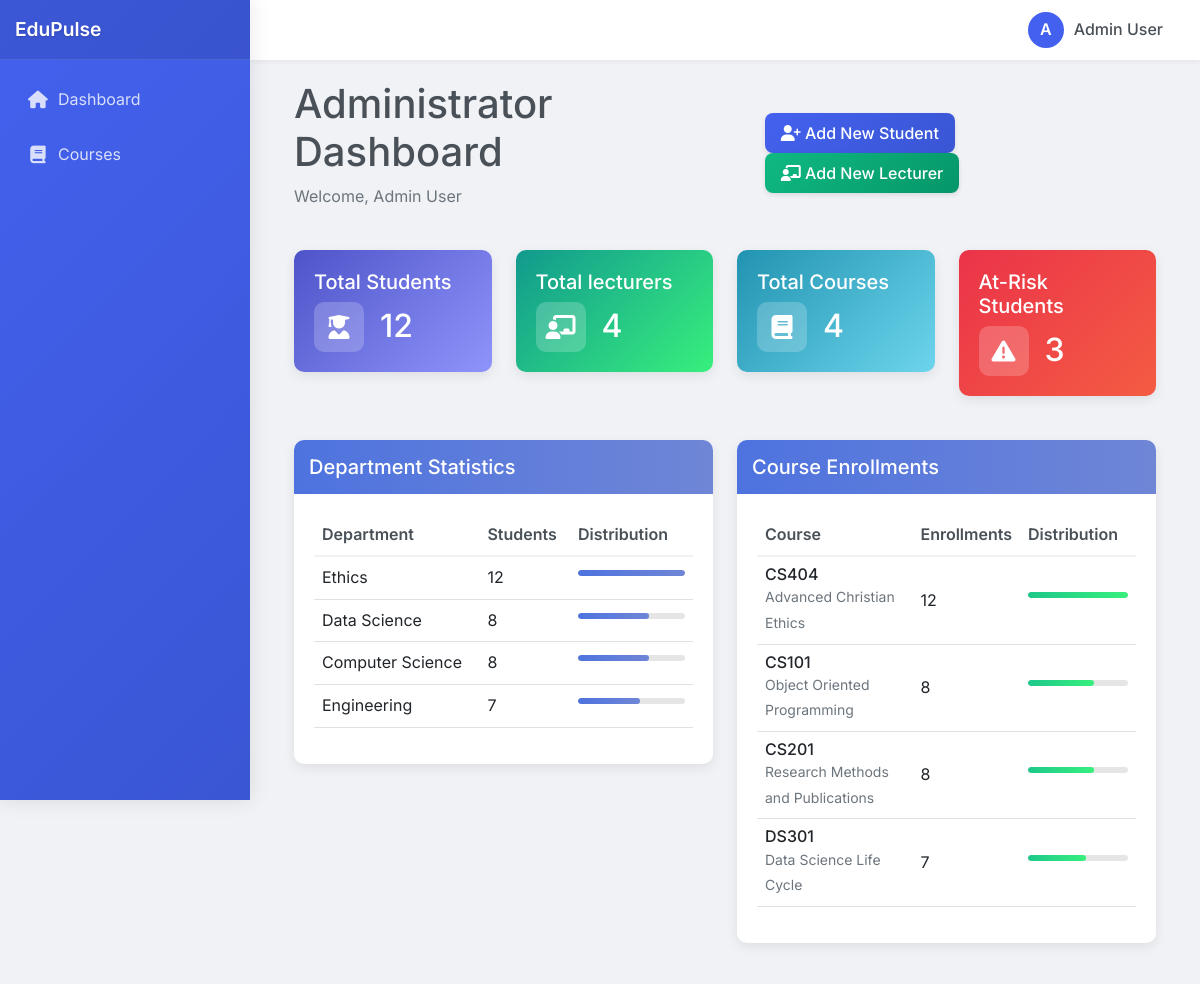
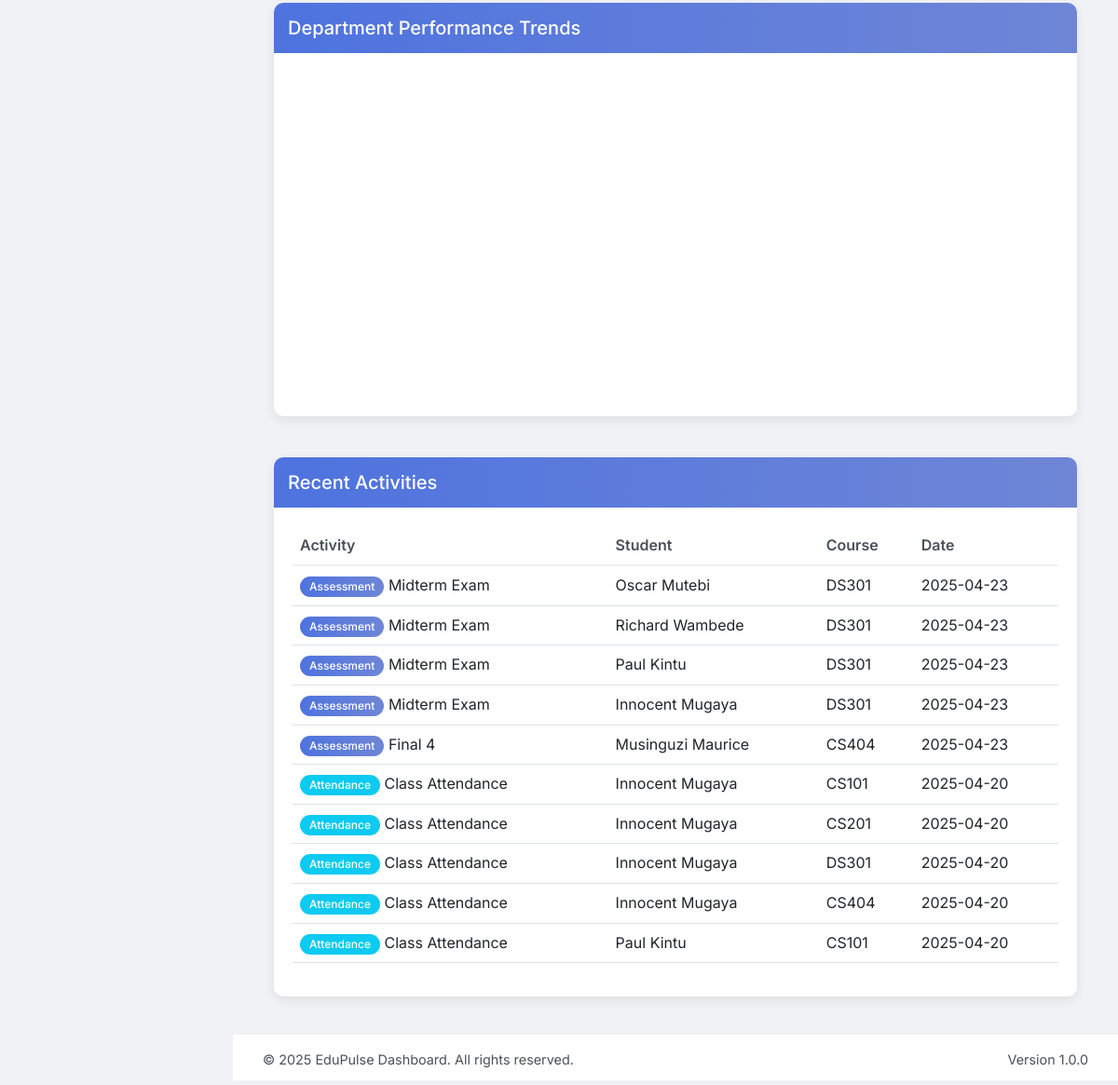
/admin_dashboard (signed in), run on the app's committed database (2 pictures, top to bottom).
### tables this page shows
CREATE TABLE lecturers (
            id INTEGER PRIMARY KEY AUTOINCREMENT,
            name TEXT NOT NULL,
            email TEXT UNIQUE NOT NULL,
            department TEXT
        , specialization TEXT);

CREATE TABLE "courses" (
            id INTEGER PRIMARY KEY AUTOINCREMENT,
            course_code TEXT UNIQUE NOT NULL,
            title TEXT NOT NULL,
            lecturer_id INTEGER,
            semester TEXT,
            year INTEGER,
            FOREIGN KEY (lecturer_id) REFERENCES lecturers (id)
        );

CREATE TABLE assessments (
            id INTEGER PRIMARY KEY AUTOINCREMENT,
            course_id INTEGER,
            name TEXT NOT NULL,
            type TEXT NOT NULL,
            max_points INTEGER,
            weight REAL,
            due_date TEXT,
            FOREIGN KEY (course_id) REFERENCES courses (id)
        );

CREATE TABLE students (
            id INTEGER PRIMARY KEY AUTOINCREMENT,
            name TEXT NOT NULL,
            email TEXT UNIQUE NOT NULL,
            enrollment_date TEXT,
            department TEXT
        , program TEXT, course TEXT);

CREATE TABLE attendance (
            student_id INTEGER,
            course_id INTEGER,
            date TEXT,
            status TEXT,
            PRIMARY KEY (student_id, course_id, date),
            FOREIGN KEY (student_id) REFERENCES students (id),
            FOREIGN KEY (course_id) REFERENCES courses (id)
        );

### app.py (the view)
@app.route('/admin_dashboard')
def admin_dashboard():
    if 'user_id' not in session or session['user_type'] != 'admin':
        return redirect(url_for('admin_login'))
    conn = get_db_connection()
    stats = {
        'total_students': conn.execute('SELECT COUNT(*) as count FROM students').fetchone()['count'],
        'total_lecturers': conn.execute('SELECT COUNT(*) as count FROM lecturers').fetchone()['count'],
        'total_courses': conn.execute('SELECT COUNT(*) as count FROM courses').fetchone()['count'],
        'total_enrollments': conn.execute('SELECT COUNT(*) as count FROM enrollments').fetchone()['count'],
        'total_assessments': conn.execute('SELECT COUNT(*) as count FROM assessments').fetchone()['count'],
        'total_messages': conn.execute('SELECT COUNT(*) as count FROM messages').fetchone()['count'],
        'at_risk_students': conn.execute('''
            SELECT COUNT(DISTINCT s.id) FROM students s
            JOIN marks m ON s.id = m.student_id
            JOIN assessments a ON m.assessment_id = a.id
            WHERE m.score < (a.max_points * 0.5)
        ''').fetchone()['COUNT(DISTINCT s.id)']
    }
    recent_assessments = conn.execute('''
        SELECT
            'assessment' as type,
            a.name as name,
            s.name as student_name,
            c.course_code as course_code,
            date('now') as date
        FROM marks m
        JOIN assessments a ON m.assessment_id = a.id
        JOIN students s ON m.student_id = s.id
        JOIN courses c ON a.course_id = c.id
        ORDER BY m.id DESC
        LIMIT 5
    ''').fetchall()
    recent_attendance = conn.execute('''
        SELECT
            'attendance' as type,
            'Class Attendance' as name,
            s.name as student_name,
            c.course_code as course_code,
            a.date as date
        FROM attendance a
        JOIN students s ON a.student_id = s.id
        JOIN courses c ON a.course_id = c.id
        ORDER BY a.date DESC
        LIMIT 5
    ''').fetchall()
    recent_activities = []
    for activity in recent_assessments:
        recent_activities.append(dict(activity))
    for activity in recent_attendance:
        recent_activities.append(dict(activity))
    recent_activities = sorted(recent_activities, key=lambda x: x['date'], reverse=True)[:10]
    departments = conn.execute('''
        SELECT l.department, COUNT(DISTINCT s.id) as student_count
        FROM students s
        JOIN enrollments e ON s.id = e.student_id
        JOIN courses c ON e.course_id = c.id
        JOIN lecturers l ON c.lecturer_id = l.id
        GROUP BY l.department
        ORDER BY student_count DESC
    ''').fetchall()
    course_enrollments = conn.execute('''
        SELECT c.id, c.course_code, c.title,
               COUNT(e.student_id) as enrollment_count
        FROM courses c
        LEFT JOIN enrollments e ON c.id = e.course_id
        GROUP BY c.id
        ORDER BY enrollment_count DESC
        LIMIT 10
    ''').fetchall()
    students = conn.execute('SELECT id, name, email, program FROM students').fetchall()
    lecturers = conn.execute('SELECT id, name, email, department FROM lecturers').fetchall()
    courses = conn.execute('''
        SELECT c.id, c.course_code, c.title, c.semester, c.year,
               l.name as lecturer_name,
               (SELECT COUNT(*) FROM enrollments WHERE course_id = c.id) as enrollment_count
        FROM courses c
        JOIN lecturers l ON c.lecturer_id = l.id
        ORDER BY c.year DESC, c.semester, c.course_code
    ''').fetchall()
    months = ['Jan', 'Feb', 'Mar', 'Apr', 'May', 'Jun']
    performance_trend_data = [
        {
            'x': months,
            'y': [round(random.uniform(65, 85), 1) for _ in range(6)],
            'type': 'scatter',
            'mode': 'lines+markers',
            'name': 'Computer Science'
        },
        {
            'x': months,
            'y': [round(random.uniform(70, 90), 1) for _ in range(6)],
            'type': 'scatter',
            'mode': 'lines+markers',
            'name': 'Data Science'
        },
        {
            'x': months,
            'y': [round(random.uniform(60, 80), 1) for _ in range(6)],
            'type': 'scatter',
            'mode': 'lines+markers',
            'name': 'Research Methods'
        },
        {
            'x': months,
            'y': [round(random.uniform(75, 95), 1) for _ in range(6)],
            'type': 'scatter',
            'mode': 'lines+markers',
            'name': 'Ethics'
        }
    ]
    unread_count = conn.execute('''
        SELECT COUNT(*) as count
        FROM messages
        WHERE recipient_id = ? AND recipient_type = 'admin' AND read = 0
    ''', (session['user_id'],)).fetchone()['count']
    conn.close()
    return render_template('admin_dashboard.html',
                          admin_name=session['name'],
                          stats=stats,
                          recent_activities=recent_activities,
                          students=students,
                          lecturers=lecturers,
                          courses=courses,
                          departments=departments,
                          course_enrollments=course_enrollments,
                          performance_trend_data=performance_trend_data,
                          unread_count=unread_count)

### templates/admin_dashboard.html (shortened to what this page needs)
{% extends "base.html" %}
{% block content %}
<div class="container-fluid">
    <div class="row mb-4">
        <div class="col-12 d-flex justify-content-between align-items-center">
            <div class="page-title">
                <h1>Administrator Dashboard</h1>
                <p class="text-muted">Welcome, {{ admin_name }}</p>
            </div>
            <div>
                <a href="{{ url_for('add_student') }}" class="btn btn-primary me-2">
                    <i class="fas fa-user-plus"></i> Add New Student
                </a>
                <a href="{{ url_for('add_lecturer') }}" class="btn btn-success">
                    <i class="fas fa-chalkboard-teacher"></i> Add New Lecturer
                </a>
            </div>
        </div>
    </div>
    <div class="row mb-4">
        <div class="col-md-3">
            <div class="card gradient-card students-card">
                <div class="card-body">
                    <h5 class="card-title">Total Students</h5>
                    <div class="d-flex align-items-center">
                        <div class="icon-box">
                            <i class="fas fa-user-graduate"></i>
                        </div>
                        <h2 class="ms-3 mb-0">{{ stats.total_students }}</h2>
                    </div>
                </div>
            </div>
        </div>
        <div class="col-md-3">
            <div class="card gradient-card lecturers-card">
                <div class="card-body">
                    <h5 class="card-title">Total lecturers</h5>
                    <div class="d-flex align-items-center">
                        <div class="icon-box">
                            <i class="fas fa-chalkboard-teacher"></i>
                        </div>
                        <h2 class="ms-3 mb-0">{{ stats.total_lecturers }}</h2>
                    </div>
                </div>
            </div>
        </div>
        <div class="col-md-3">
            <div class="card gradient-card courses-card">
                <div class="card-body">
                    <h5 class="card-title">Total Courses</h5>
                    <div class="d-flex align-items-center">
                        <div class="icon-box">
                            <i class="fas fa-book"></i>
                        </div>
                        <h2 class="ms-3 mb-0">{{ stats.total_courses }}</h2>
                    </div>
                </div>
            </div>
        </div>
        <div class="col-md-3">
            <div class="card gradient-card risk-card">
                <div class="card-body">
                    <h5 class="card-title">At-Risk Students</h5>
                    <div class="d-flex align-items-center">
                        <div class="icon-box">
                            <i class="fas fa-exclamation-triangle"></i>
                        </div>
                        <h2 class="ms-3 mb-0" id="atRiskCount">0</h2>
                    </div>
                </div>
            </div>
        </div>
    </div>
    <div class="row mb-4">
        <div class="col-md-6">
            <div class="card">
                <div class="card-header gradient-header">
                    <h5 class="card-title mb-0">Department Statistics</h5>
                </div>
                <div class="card-body">
                    <div class="table-responsive">
                        <table class="table table-hover">
                            <thead>
                                <tr>
                                    <th>Department</th>
                                    <th>Students</th>
                                    <th>Distribution</th>
                                </tr>
                            </thead>
                            <tbody>
                                {% for dept in departments %}
                                <tr>
                                    <td>{{ dept.department }}</td>
                                    <td>{{ dept.student_count }}</td>
                                    <td>
                                        <div class="progress" style="height: 6px; min-width: 100px;">
                                            <div class="progress-bar bg-primary" role="progressbar"
                                                 style="width: {{ ((dept.student_count / stats.total_students * 100) | int) if ((dept.student_count / stats.total_students * 100) | int) > 10 else 10 }}%;"
                                                 aria-valuenow="{{ (dept.student_count / stats.total_students * 100) | int }}"
                                                 aria-valuemin="0"
                                                 aria-valuemax="100"></div>
                                        </div>
                                    </td>
                                </tr>
                                {% endfor %}
                            </tbody>
                        </table>
                    </div>
                </div>
            </div>
        </div>
        <div class="col-md-6">
            <div class="card">
                <div class="card-header gradient-header">
                    <h5 class="card-title mb-0">Course Enrollments</h5>
                </div>
                <div class="card-body">
                    <div class="table-responsive">
                        <table class="table table-hover">
                            <thead>
                                <tr>
                                    <th>Course</th>
                                    <th>Enrollments</th>
                                    <th>Distribution</th>
                                </tr>
                            </thead>
                            <tbody>
                                {% for course in course_enrollments %}
                                <tr>
                                    <td>
                                        <div>
                                            <h6 class="mb-0">{{ course.course_code }}</h6>
                                            <small class="text-muted">{{ course.title }}</small>
                                        </div>
                                    </td>
                                    <td>{{ course.enrollment_count }}</td>
                                    <td>
                                        <div class="progress" style="height: 6px; min-width: 100px;">
                                            <div class="progress-bar bg-success" role="progressbar"
                                                 style="width: {{ ((course.enrollment_count / stats.total_students * 100) | int) if ((course.enrollment_count / stats.total_students * 100) | int) > 10 else 10 }}%;"
                                                 aria-valuenow="{{ (course.enrollment_count / stats.total_students * 100) | int }}"
                                                 aria-valuemin="0"
                                                 aria-valuemax="100"></div>
                                        </div>
                                    </td>
                                </tr>
                                {% endfor %}
                            </tbody>
                        </table>
                    </div>
                </div>
            </div>
        </div>
    </div>
    <div class="row mb-4">
        <div class="col-12">
            <div class="card">
                <div class="card-header gradient-header">
                    <h5 class="card-title mb-0">Department Performance Trends</h5>
                </div>
                <div class="card-body">
                    <div id="departmentPerformanceChart" style="height: 350px;"></div>
                </div>
            </div>
        </div>
    </div>
    <div class="row">
        <div class="col-12">
            <div class="card">
                <div class="card-header gradient-header">
                    <h5 class="card-title mb-0">Recent Activities</h5>
                </div>
                <div class="card-body">
                    <div class="table-responsive">
                        <table class="table table-hover">
                            <thead>
                                <tr>
                                    <th>Activity</th>
                                    <th>Student</th>
                                    <th>Course</th>
                                    <th>Date</th>
                                </tr>
                            </thead>
                            <tbody>
                                {% for activity in recent_activities %}
                                <tr>
                                    <td>
                                        {% if activity.type == 'assessment' %}
                                        <span class="badge bg-primary">Assessment</span> {{ activity.name }}
                                        {% else %}
                                        <span class="badge bg-info">Attendance</span> {{ activity.name }}
                                        {% endif %}
                                    </td>
                                    <td>{{ activity.student_name }}</td>
                                    <td>{{ activity.course_code }}</td>
                                    <td>{{ activity.date }}</td>
                                </tr>
                                {% endfor %}
                            </tbody>
                        </table>
                    </div>
                </div>
            </div>
        </div>
    </div>
</div>
{% endblock %}

### data on the page
lecturers: department "Ethics", student_count "12"
lecturers: department "Data Science", student_count "8"
lecturers: department "Computer Science", student_count "8"
lecturers: department "Engineering", student_count "7"
courses: course_code "CS404", title "Advanced Christian Ethics", enrollment_count "12"
courses: course_code "CS101", title "Object Oriented Programming", enrollment_count "8"
courses: course_code "CS201", title "Research Methods and Publications", enrollment_count "8"
courses: course_code "DS301", title "Data Science Life Cycle", enrollment_count "7"
assessments: name "Midterm Exam", student_name "Oscar Mutebi", course_code "DS301", date "2025-04-23", student_name "Richard Wambede", student_name "Paul Kintu", student_name "Innocent Mugaya"
assessments: name "Final 4", student_name "Musinguzi Maurice", course_code "CS404", date "2025-04-23"
attendance: name "Class Attendance", student_name "Innocent Mugaya", course_code "CS101", date "2025-04-20"
attendance: name "Class Attendance", student_name "Innocent Mugaya", course_code "CS201", date "2025-04-20"
attendance: name "Class Attendance", student_name "Innocent Mugaya", course_code "DS301", date "2025-04-20"
attendance: name "Class Attendance", student_name "Innocent Mugaya", course_code "CS404", date "2025-04-20"
attendance: name "Class Attendance", student_name "Paul Kintu", course_code "CS101", date "2025-04-20"

### other printed values
{{ session.get('name', 'User')[0] | upper }} "A"
{{ session.get('name', 'User') }} "Admin User"
{{ admin_name }} "Admin User"
{{ stats.total_students }} "12"
{{ stats.total_lecturers }} "4"
{{ stats.total_courses }} "4"
